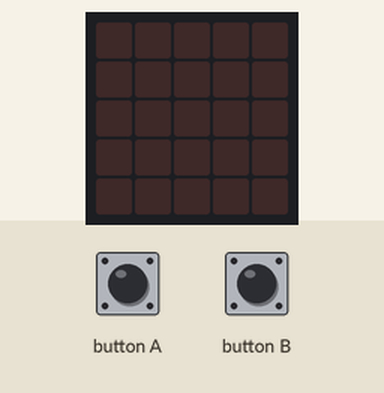
Recording of a program running on a simulated BBC micro:bit (MakeCode). Shown: the board's 5×5 LED display. The test bench sets the inputs (shaded band).

Above: at 1.2 s.
1.3 s: button A pressed for 0.15 s
At 1.8 s:
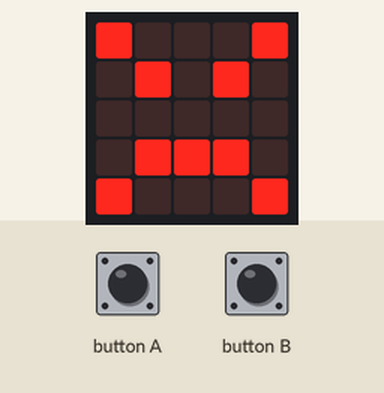
2.9 s: button B pressed for 0.15 s
At 4.2 s:
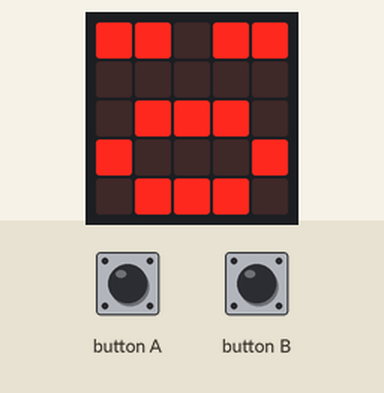
Timing chart, 0 to 5.9 s (numbered marks = the images above; inputs shaded):
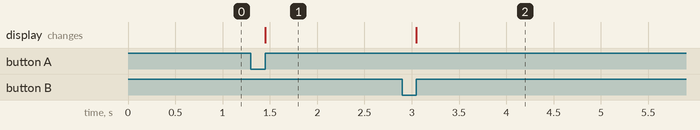

The program:

main.ts
```typescript
input.onButtonPressed(Button.A, function () {
    basic.showLeds(`
        # . . . #
        . # . # .
        . . . . .
        . # # # .
        # . . . #
        `)
})
input.onButtonPressed(Button.B, function () {
    basic.showLeds(`
        # # . # #
        . . . . .
        . # # # .
        # . . . #
        . # # # .
        `)
})
basic.forever(function () {

})
```

test.ts
```typescript
// les tests vont ici ; cela ne sera pas compilé si ce paquet est utilisé en tant qu'extension.
```

Measured:
- after the input at 1.3 s, the display: changes after 0.15 s (image 1)
- after the input at 2.9 s, the display: changes after 0.15 s (image 2)
